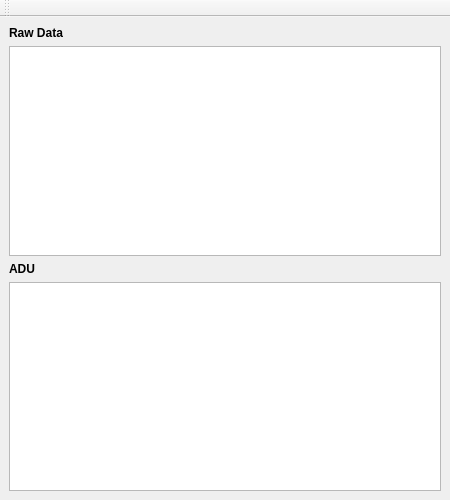
<?xml version="1.0" encoding="UTF-8"?>
<ui version="4.0">
 <class>BusMonitor</class>
 <widget class="QMainWindow" name="BusMonitor">
  <property name="windowModality">
   <enum>Qt::NonModal</enum>
  </property>
  <property name="geometry">
   <rect>
    <x>0</x>
    <y>0</y>
    <width>450</width>
    <height>500</height>
   </rect>
  </property>
  <property name="minimumSize">
   <size>
    <width>450</width>
    <height>500</height>
   </size>
  </property>
  <property name="maximumSize">
   <size>
    <width>450</width>
    <height>580</height>
   </size>
  </property>
  <property name="windowTitle">
   <string>Bus Monitor</string>
  </property>
  <property name="windowIcon">
   <iconset>
    <normaloff>:/img/view-16.png</normaloff>:/img/view-16.png</iconset>
  </property>
  <widget class="QWidget" name="centralwidget">
   <property name="minimumSize">
    <size>
     <width>450</width>
     <height>400</height>
    </size>
   </property>
   <property name="maximumSize">
    <size>
     <width>16777215</width>
     <height>16777215</height>
    </size>
   </property>
   <layout class="QVBoxLayout" name="verticalLayout">
    <item>
     <widget class="QLabel" name="lblRawData">
      <property name="font">
       <font>
        <weight>75</weight>
        <bold>true</bold>
       </font>
      </property>
      <property name="layoutDirection">
       <enum>Qt::LeftToRight</enum>
      </property>
      <property name="text">
       <string>Raw Data</string>
      </property>
     </widget>
    </item>
    <item>
     <widget class="QListView" name="lstRawData">
      <property name="minimumSize">
       <size>
        <width>0</width>
        <height>0</height>
       </size>
      </property>
      <property name="font">
       <font>
        <pointsize>8</pointsize>
       </font>
      </property>
      <property name="editTriggers">
       <set>QAbstractItemView::NoEditTriggers</set>
      </property>
      <property name="alternatingRowColors">
       <bool>true</bool>
      </property>
      <property name="selectionMode">
       <enum>QAbstractItemView::SingleSelection</enum>
      </property>
      <property name="selectionBehavior">
       <enum>QAbstractItemView::SelectRows</enum>
      </property>
      <property name="selectionRectVisible">
       <bool>false</bool>
      </property>
     </widget>
    </item>
    <item>
     <widget class="QLabel" name="lblPDU">
      <property name="font">
       <font>
        <weight>75</weight>
        <bold>true</bold>
       </font>
      </property>
      <property name="text">
       <string>ADU</string>
      </property>
     </widget>
    </item>
    <item>
     <widget class="QPlainTextEdit" name="txtPDU">
      <property name="readOnly">
       <bool>true</bool>
      </property>
     </widget>
    </item>
   </layout>
  </widget>
  <widget class="QToolBar" name="toolBar">
   <property name="windowTitle">
    <string>toolBar</string>
   </property>
   <attribute name="toolBarArea">
    <enum>TopToolBarArea</enum>
   </attribute>
   <attribute name="toolBarBreak">
    <bool>false</bool>
   </attribute>
  </widget>
  <action name="actionClear">
   <property name="icon">
    <iconset resource="icons/pyModSlaveQt.qrc">
     <normaloff>:/img/edit-clear-16.png</normaloff>:/img/edit-clear-16.png</iconset>
   </property>
   <property name="text">
    <string>Clear</string>
   </property>
   <property name="toolTip">
    <string>Clear</string>
   </property>
   <property name="iconVisibleInMenu">
    <bool>true</bool>
   </property>
  </action>
  <action name="actionExit">
   <property name="icon">
    <iconset resource="icons/pyModSlaveQt.qrc">
     <normaloff>:/img/Close-16.png</normaloff>:/img/Close-16.png</iconset>
   </property>
   <property name="text">
    <string>Exit</string>
   </property>
   <property name="toolTip">
    <string>Exit</string>
   </property>
  </action>
  <action name="actionSave">
   <property name="icon">
    <iconset resource="icons/pyModSlaveQt.qrc">
     <normaloff>:/img/save-16.png</normaloff>:/img/save-16.png</iconset>
   </property>
   <property name="text">
    <string>Save</string>
   </property>
   <property name="toolTip">
    <string>Save</string>
   </property>
  </action>
 </widget>
 <resources>
  <include location="icons/pyModSlaveQt.qrc"/>
 </resources>
 <connections/>
</ui>
